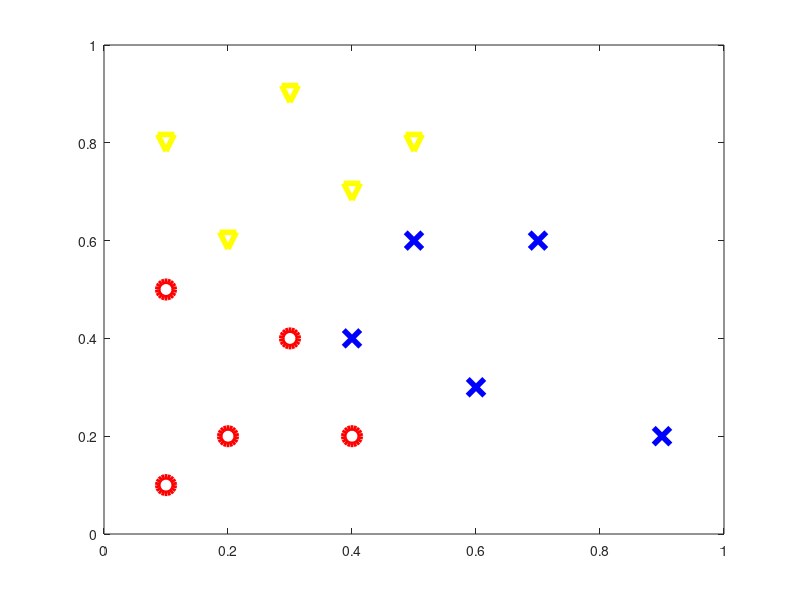

Write the MATLAB code that produced this figure. (Note: this script raises an error after producing the figure.)
function pclassifier_lsqnonlin

%%%%%%% DATA %%%%%%%%%%%
x1 = [0.1,0.3,0.1,0.2,0.4,0.6,0.5,0.9,0.4,0.7,0.3,0.4,0.2,0.1,0.5];
x2 = [0.1,0.4,0.5,0.2,0.2,0.3,0.6,0.2,0.4,0.6,0.9,0.7,0.6,0.8,0.8];
y = [ones(1,5) zeros(1,10); zeros(1,5) ones(1,5) zeros(1,5); zeros(1,10) ones(1,5)];

figure(1)
clf
a1 = subplot(1,1,1);
plot(x1(1:5),x2(1:5),'ro','MarkerSize',12,'LineWidth',4)
hold on
plot(x1(6:10),x2(6:10),'bx','MarkerSize',12,'LineWidth',4)
plot(x1(11:15),x2(11:15),'yv','MarkerSize',12,'LineWidth',4)
a1.XTick = [0 1];
a1.YTick = [0 1];
a1.FontWeight = 'Bold';
a1.FontSize = 10;
xlim([0,1])
ylim([0,1])


rng(5000);
Pzero = 0.5*randn(27,1);

[finalP,finalerr] = lsqnonlin(@neterr,Pzero);

% Check this function 
finalW2 = zeros(2,2);
finalW3 = zeros(3,2);
finalW4 = zeros(3,3);
finalW2(:) = finalP(1:4);
finalW3(:) = finalP(5:10);
finalW4(:) = finalP(11:19);
finalb2 = finalP(20:21);
finalb3 = finalP(22:24);
finalb4 = finalP(25:27);

N = 500;
Dx = 1/N;
Dy = 1/N;
xvals = 0:Dx:1;
yvals = 0:Dy:1;
for k1 = 1:N+1
    xk = xvals(k1);
    for k2 = 1:N+1
        yk = yvals(k2);
        xy = [xk;yk];
        a2 = activate(xy,finalW2,finalb2);
        a3 = activate(a2,finalW3,finalb3);
        a4 = activate(a3,finalW4,finalb4);
        Aval(k2,k1) = a4(1);
        Bval(k2,k1) = a4(2);
        Cval(k2,k1) = a4(3);
     end
end
[X,Y] = meshgrid(xvals,yvals);

figure(3)
clf
a2 = subplot(1,1,1);

Mval = ones(size(Aval));

Mval(Cval >= Aval & Cval >= Bval) = 2;
Mval(Aval >= Bval & Aval >= Cval) = 1;
Mval(Bval >= Aval & Bval >= Cval) = 0;

contourf(X, Y, Mval, [-1 0.75 1.5 2.5]); 

hold on

colormap([1 1 1; 0.8 0.8 0.8; 0.5 0.5 0.5]);

plot(x1(1:5),x2(1:5),'ro','MarkerSize',12,'LineWidth',4)
plot(x1(6:10),x2(6:10),'bx','MarkerSize',12,'LineWidth',4)
plot(x1(11:15),x2(11:15),'yv','MarkerSize',12,'LineWidth',4)
a2.XTick = [0 1];
a2.YTick = [0 1];
a2.FontWeight = 'Bold';
a2.FontSize = 10;
xlim([0,1])
ylim([0,1])

print -dpng classifier_lsq.png

  function costvec = neterr(Pval)
  % return a vector whose two-norm squared is the cost function  
     W2 = zeros(2,2);
     W3 = zeros(3,2);
     W4 = zeros(3,3);
     W2(:) = Pval(1:4);
     W3(:) = Pval(5:10);
     W4(:) = Pval(11:19);
     b2 = Pval(20:21);
     b3 = Pval(22:24);
     b4 = Pval(25:27);

     costvec = zeros(15,1); 
     for i = 1:15
         x = [x1(i);x2(i)];
         a2 = activate(x,W2,b2);
         a3 = activate(a2,W3,b3);
         a4 = activate(a3,W4,b4);
         costvec(i) = norm(y(:,i) - a4,2);
     end
  end % of nested function

end